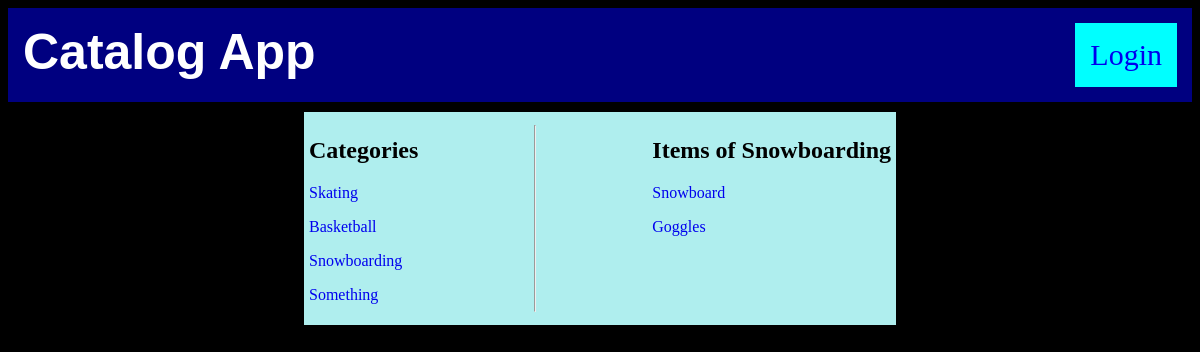
Page /catalog/3/items on the committed database.
### database_setup.py (models this page shows, shortened)
class Categories(Base):
    __tablename__ = 'categories'
    id = Column(Integer, primary_key=True)
    name = Column(String(20), nullable=False)
    user_id = Column(Integer, ForeignKey('user.id'))
    user = relationship(User)
    items = relationship('Item', cascade='all, delete-orphan')

class Item(Base):
    __tablename__ = 'items'
    id = Column(Integer, primary_key=True)
    name = Column(String(20), nullable=False)
    description = Column(String(500))
    categories_id = Column(Integer, ForeignKey('categories.id'))
    category = relationship(Categories)
    user_id = Column(Integer, ForeignKey('user.id'))
    user = relationship(User)

### project.py (the view)
@app.route('/catalog/<int:categories_id>/items')
def showItems(categories_id):
    catalogs = session.query(Categories).all()
    catalog = session.query(Categories).filter_by(id=categories_id).one()
    creator = getUserInfo(catalog.user_id)
    items = session.query(Item).filter_by(categories_id=categories_id).all()
    if 'username' not in login_session:
        return render_template('publicitems.html', catalog=catalog,
                               items=items, catalogs=catalogs,
                               creator=creator)
    else:
        return render_template('items.html', items=items, catalog=catalog,
                               catalogs=catalogs, creator=creator)

### project.py (called while the page is built)
def getUserInfo(user_id):
    user = session.query(User).filter_by(id=user_id).one()
    return user

### templates/publicitems.html (shortened to what this page needs)
<!DOCTYPE html>
<html>
   <head>
      <link rel=stylesheet type=text/css href="{{ url_for('static', filename='item.css') }}">
   </head>
   <body>
      <header>
         <h1>Catalog App</h1>
         <div class="login">
            {% if 'username' not in session %}
            <a href="{{url_for('showLogin')}}">Login</a>
            {% else %}
            <a href="{{url_for('gdisconnect')}}">Logout</a>
            {% endif %}
         </div>
      </header>
      <div class="middle">
         <div class="item">
            <div class="catalogs">
               <h2>Categories</h2>
               {% for catalog in catalogs %}
               <p>
                  <a href="{{url_for('showItems',categories_id=catalog.id)}}">{{ catalog.name }}</a><br>
               </p>
               {% endfor %}
            </div>
            <hr>
            <div class="items">
               <h2>Items of {{catalog.name}}</h2>
               {% for i in items %}
               <a href="{{url_for('desItem',categories_id=catalog.id,items_id=i.id)}}">
                  <p>{{i.name}}</p>
               </a>
               {% endfor %}
            </div>
         </div>
      </div>
   </body>
</html>

### static/item.css (style rules this page uses)
header { display: flex; flex-flow: row; justify-content: space-between; background-color: navy; padding: 15px; }
body { background-color: black; }
h1 { color: white; margin: 0px; font-size: 50px; font-family: sans-serif; }
.login { padding: 15px; font-size: 30px; background-color: aqua; }
a { text-decoration: none; }
.middle { display: flex; flex-flow: row; padding: 10px; justify-content: center; }
.item { display: flex; flex-flow: row; justify-content: space-around; width: 50%; padding: 5px; background-color: paleturquoise; }

### rows in the picture
Categories: name "Skating"
Categories: name "Basketball"
Categories: name "Snowboarding"
Categories: name "Something"
Item: name "Snowboard"
Item: name "Goggles"
